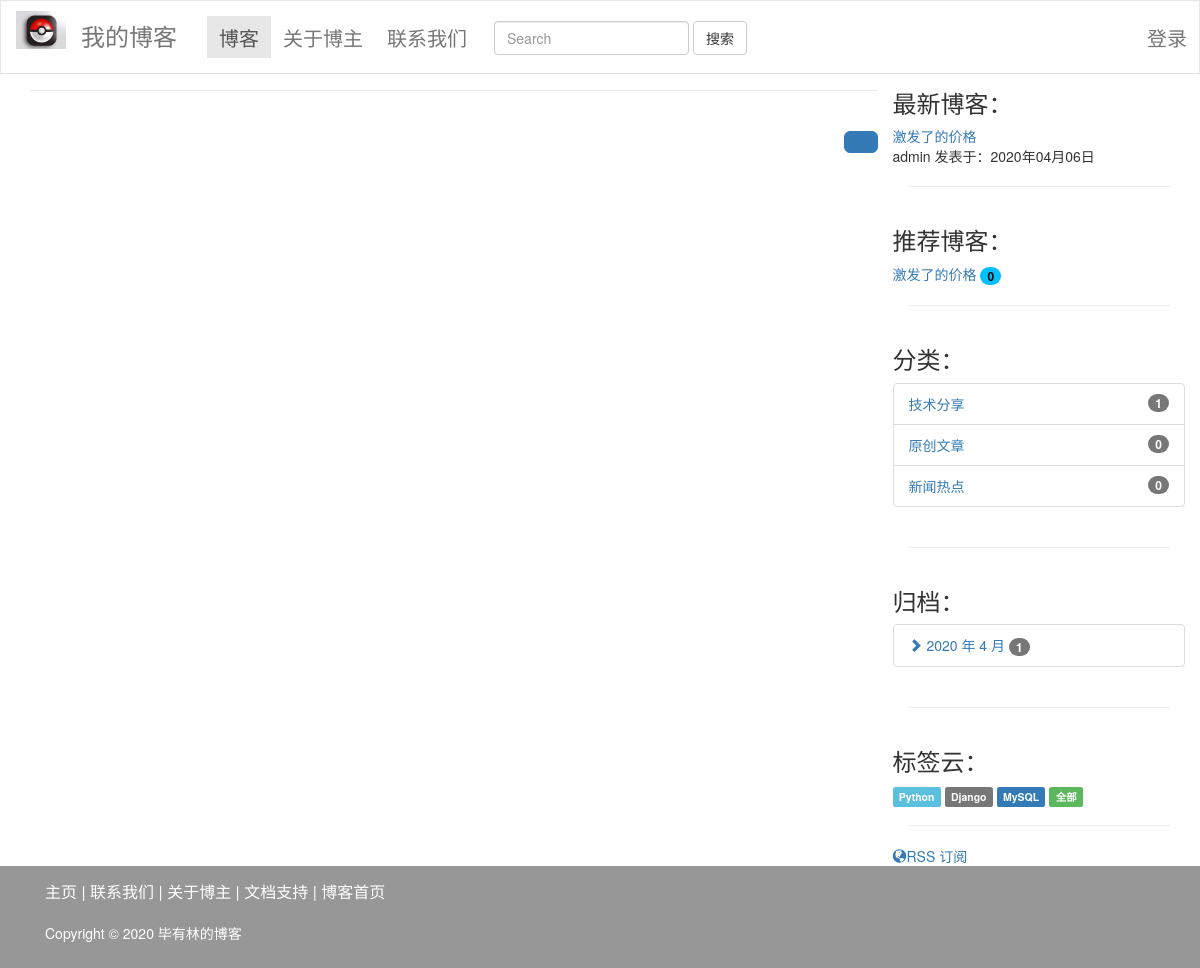
The app's page /blog/search/ with its own data.
### blog/models.py (models this page shows, shortened)
class Entry(models.Model):
    title = models.CharField(max_length=128, verbose_name="文字标题")
    author = models.ForeignKey(User, on_delete=models.CASCADE, verbose_name="博客作者")
    img = models.ImageField(upload_to='blog_image', null=True, blank=True, verbose_name="博客配图")
    body = models.TextField(verbose_name="正文")
    abstract = models.TextField(max_length=256, blank=True, null=True, verbose_name="博客摘要")
    visiting = models.PositiveIntegerField(default=0, verbose_name="博客访问量")
    category = models.ManyToManyField('Category', verbose_name="博客分类")
    tags = models.ManyToManyField('Tag', verbose_name="博客标签")
    created_time= models.DateTimeField(auto_now_add=True, verbose_name="创建时间")
    modified_time = models.DateTimeField(auto_now=True, verbose_name="修改时间")
    def get_absolute_url(self):
        return reverse('blog:blog_detail', kwargs={'blog_id':self.id})  #http://127.0.0.1/blog/3
    class Meta:
        ordering = ['-created_time']
        verbose_name = "博客"
        verbose_name_plural = "博客"

class Category(models.Model):
    name = models.CharField(max_length=120, verbose_name='博客分类')
    class Meta:
        verbose_name = "博客分类"
        verbose_name_plural = "博客分类"

class Tag(models.Model):
    name = models.CharField(max_length=120, verbose_name='博客标签')
    class Meta:
        verbose_name = "博客标签"
        verbose_name_plural = "博客标签"

### blog/views.py (the view, shortened to what this page needs)
def search(request):
    keyword = request.GET.get('keyword', None)
    if not keyword:
        error_msg = "请输入关键字"
        return render(request, 'blog/index.html', locals())

### blog/templatetags/blog_tags.py (called while the page is built)
@register.simple_tag
def get_recent_entries(num=5):
    return Entry.objects.all().order_by('-created_time')[:num]

@register.simple_tag
def get_popilar_entries(num=5):
    return Entry.objects.all().order_by('-visiting')[:num]

@register.simple_tag
def get_categories():
    return Category.objects.all()

@register.simple_tag
def get_entry_count_of_category(category_name):
    return Entry.objects.filter(category__name=category_name).count()

@register.simple_tag
def archives():
    return Entry.objects.dates('created_time', 'month', order='DESC')

@register.simple_tag
def get_entry_count_of_date(year, month):
    return Entry.objects.filter(created_time__year=year, created_time__month=month).count()

@register.simple_tag
def get_tags():
    return Tag.objects.all()

### blog/templates/blog/index.html (shortened to what this page needs)
{% extends 'blog/base.html' %}
{% load static %}
{% block content %}
    <div class="container" >
    <div class="row">
        <div class="col-md-9">
            <hr />
            <div id="paginator" class="pull-right">
                <ul class="pagination pagination-lg">
                <li class="active"><a href="?page={{ entry_list.number }}">{{ entry_list.number }}</a></li>
                </ul>
            </div>
        </div>
        <div class="col-md-3">
            {% include 'blog/right_side_bar.html' %}
        </div>
    </div>
    </div>
{% endblock %}

### blog/templates/blog/base.html (shortened to what this page needs)
{% load static %}
<!DOCTYPE html>
<html lang="zh-CN">
    <head>
        <link href="{% static 'bootstrap-3.3.7-dist/css/bootstrap.min.css' %}" rel="stylesheet">
        <link href="{% static 'blog/css/blog_nav.css' %}" rel="stylesheet">
    </head>
    <body>
        <nav class="navbar navbar-default navbar-fixed-top">
            <div class="container-fluid">
                <div class="navbar-header">
                    <a class="navbar-brand" href="#"><img src="{% static 'blog/images/logo_test.jpg' %}"/>
                        <span class="navbar-text">我的博客</span> </a>
                </div>
                <div class="collapse navbar-collapse" id="my-nav">
                    <ul class="nav navbar-nav">
                        <li class="active"><a href="/blog">博客</a></li>
                        <li><a href="#">关于博主</a></li>
                        <li><a href="#">联系我们</a></li>
                    </ul>
                    <form class="navbar-form navbar-left" action="{% url 'blog:blog_search' %}" method="get">
                        <div class="form-group">
                            <input type="text" class="form-control" placeholder="Search" name="keyword">
                        </div>
                        <button type="submit" class="btn btn-default">搜索</button>
                    </form>
                    <ul class="nav navbar-nav navbar-right">
                        <li><a href="#">登录</a></li>
                    </ul>
                </div>
            </div>
        </nav>
        {% block content %}
        {% endblock %}
        <footer>
        <div class="footer" role="navigation">
            <div class="container">
                <div class="navbar-text">
                    <ul class="footer-text">
                        <li><a href="#">主页</a></li>
                        <li><a href="#">联系我们</a></li>
                        <li><a href="#">关于博主</a></li>
                        <li><a href="#">文档支持</a></li>
                        <li><a href="/blog">博客首页</a></li>
                    </ul>
                    <p>Copyright © 2020  毕有林的博客</p>
                </div>
            </div>
        </div>
        </footer>
    </body>
</html>

### blog/templates/blog/right_side_bar.html (shortened to what this page needs)
{% load blog_tags %}
    <div class="row">
        <div class="widget">
            <h3>最新博客：</h3>
            {% get_recent_entries as recent_entry_list %}
            {% for entry in recent_entry_list %}
                <div>
                    <a href="{{ entry.get_absolute_url }}">{{ entry.title }}</a>
                    <div>{{ entry.author }} 发表于：{{ entry.created_time|date:"Y年m月d日" }}</div>
                </div>
            {% endfor %}
        </div>
    </div>
    <hr />
    <div class="row">
        <div class="widget">
            <h3>推荐博客：</h3>
            {% get_popilar_entries as polular_entry_list %}
            {% for entry in polular_entry_list %}
                <div>
                    <a href="{{ entry.get_absolute_url }}">{{ entry.title }}</a>
                    <span class="badge" style="color: black;background-color: deepskyblue;">{{ entry.visiting }}</span>
                </div>
            {% endfor %}
        </div>
    </div>
    <hr />
    <div class="row">
        <div class="widget">
            <h3>分类：</h3>
            {% get_categories as category_list %}
            <ul class="list-group">
            {% for category in category_list %}
                <li class="list-group-item">
                    <a href="{% url 'blog:blog_category' category.id %}">{{ category.name }}</a>
                    <span class="badge">{% get_entry_count_of_category category.name %}</span>
                </li>
            {% endfor %}
            </ul>
        </div>
    </div>
    <hr />
    <div class="row">
        <div class="widget">
            <h3>归档：</h3>
            {% archives as date_list %}
            <ul class="list-group">
            {% for date in date_list %}
                <li class="list-group-item">
                    <a href="{% url 'blog:blog_archives' date.year date.month %}">
                        <i class="glyphicon glyphicon-chevron-right"></i>
                        {{ date.year }} 年 {{ date.month }} 月
                        <span class="badge">{% get_entry_count_of_date date.year date.month %}</span>
                    </a>
                </li>
            {% endfor %}
            </ul>
        </div>
    </div>
    <hr />
    <div class="row">
        <div class="widget">
            <h3>标签云：</h3>
            {% get_tags as tag_list %}
            {% for tag in tag_list %}
                    <a href="{% url 'blog:blog_tag' tag.id %}">
                        <span class="label {% cycle 'label-info' 'label-default' 'label-primary' 'label-success' 'label-warning' 'label-danger' %}" >{{ tag.name }}</span>
                    </a>
            {% endfor %}
        </div>
    </div>
    <hr />
    <div class="row">
        <div class="rss">
            <a href="/latest/feed/"><i class="glyphicon glyphicon-globe"></i>RSS 订阅</a>
        </div>
    </div>

### blog/static/blog/css/blog_nav.css (style rules this page uses)
body { font-weight: 400; padding-top: 70px; }
nav .navbar-brand { padding-top: 10px; }
nav a img { width: 50px; width: 50px; display: inline-block; float: left; }
nav a span { font-size:24px; }
nav .navbar-form { padding-top: 12px; }
.navbar-fixed-top .nav { padding: 15px 0; }
.navbar { color: black; border-width: thin; -webkit-transition: .2s; background-color: white; border-bottom: 1px solid #e0e0e0; background-color: white; }
.navbar a { color: black; }
.nav > li > a { font-size: 20px; padding: 12px 12px 10px; }
.footer { background-color: #979797; }
.footer p { color: white; padding-top: 10px; }
.footer li { color: white; display: inline-block; text-decoration: none; }
.footer a { color: white; text-decoration: none; }
.footer li::after { content:" |"; }
.footer li:last-of-type::after { content:""; }
.footer-text { font-size: 16px; margin-left: 0; padding-left: 0; }

### records on screen
Entry: title "激发了的价格", author "admin", created_time "2020年04月06日", visiting "0"
Category: name "技术分享", name "1"
Category: name "原创文章", name "0"
Category: name "新闻热点", name "0"
Tag: name "Python"
Tag: name "Django"
Tag: name "MySQL"
Tag: name "全部"

### other values on screen
{{ date.year }} "2020"
{{ date.month }} "4"
